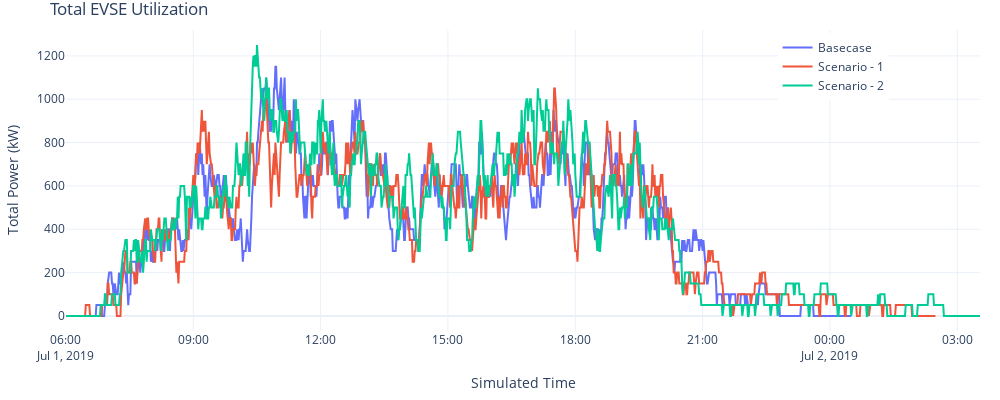

Notebook code for this chart:
### Markdown cell above
#### 5.4 EVSE Utilization

### Code cell
#fig = px.line(evse_util, x="datetime", y="total_power", color='analysis_id', name=['Basecase', 'Scenario - 1', 'Scenario - 2', 'Scenario - 3'], range_x=['2019-07-01 06:00','2019-07-02'])

fig = go.Figure()
fig.add_trace(go.Scatter(x=evse_util[evse_util['analysis_id'] == 438]['datetime'], y=evse_util[evse_util['analysis_id'] == 438]['total_power'],
                    mode='lines',
                    name='Basecase'))
fig.add_trace(go.Scatter(x=evse_util[evse_util['analysis_id'] == 458]['datetime'], y=evse_util[evse_util['analysis_id'] == 458]['total_power'],
                    mode='lines',
                    name='Scenario - 1'))
fig.add_trace(go.Scatter(x=evse_util[evse_util['analysis_id'] == 459]['datetime'], y=evse_util[evse_util['analysis_id'] == 459]['total_power'],
                    mode='lines',
                    name='Scenario - 2'))

fig.update_layout(title="Total EVSE Utilization",
                  yaxis_title="Total Power (kW)", 
                  xaxis_title="Simulated Time", 
                  uniformtext_minsize=8, 
                  uniformtext_mode='hide', 
                  width=1000, 
                  height=400, 
                  margin=dict(l=20, r=20, t=30, b=20), template='plotly_white', showlegend=True, legend=dict(
    yanchor="top",
    y=0.99,
    xanchor="right",
    x=0.9
))
fig.show()

### Figure 1 — Plotly figure (JSON) as saved in the notebook; plotly's stock layout.template omitted (floating-point values rounded to 4 significant figures; data arrays with more than 128 entries replaced by an {"elided": "..."} marker saying what was removed)
{"data": [{"mode": "lines", "name": "Basecase", "type": "scatter", "x": {"elided": "1111 str values"}, "y": {"elided": "1111 int values"}}, {"mode": "lines", "name": "Scenario - 1", "type": "scatter", "x": {"elided": "1230 str values"}, "y": {"elided": "1230 int values"}}, {"mode": "lines", "name": "Scenario - 2", "type": "scatter", "x": {"elided": "1293 str values"}, "y": {"elided": "1293 int values"}}], "layout": {"height": 400, "legend": {"x": 0.9, "xanchor": "right", "y": 0.99, "yanchor": "top"}, "margin": {"b": 20, "l": 20, "r": 20, "t": 30}, "showlegend": true, "title": {"text": "Total EVSE Utilization"}, "uniformtext": {"minsize": 8, "mode": "hide"}, "width": 1000, "xaxis": {"autorange": true, "range": ["2019-07-01 06:00:07", "2019-07-02 03:32:07"], "title": {"text": "Simulated Time"}, "type": "date"}, "yaxis": {"autorange": true, "range": [-69.44, 1319.0], "title": {"text": "Total Power (kW)"}, "type": "linear"}}}
